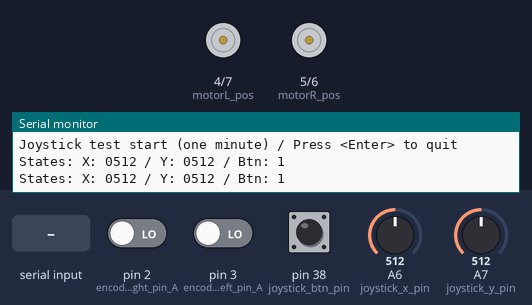
Bench run of a sketch on a simulated Arduino Mega 2560, built with avr-gcc and run on an emulated ATmega2560. Parts: motor-driver pin pairs drawn as motors (green arrow = first pin HIGH = forward, orange = second pin HIGH = backward, longer = more drive), the last lines printed to the serial monitor. The test bench sets the inputs (shaded band); at power-on: pin 2 (encoder_right_pin_A) LOW, pin 3 (encoder_left_pin_A) LOW, pin 38 (joystick_btn_pin) HIGH, A6 (joystick_x_pin) = 512, A7 (joystick_y_pin) = 512.

Above: at 1.2 s.
1.3 s: "1\n" received over Serial
At 5.1 s:
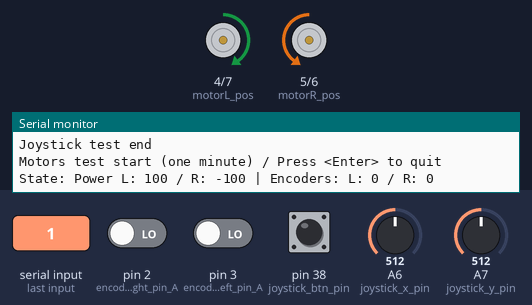
5.4 s: byte 10 ('\n') received over Serial
At 7.4 s:
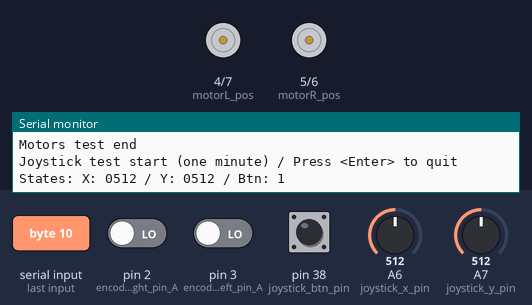
Timing chart, 0 to 8.9 s (numbered marks = the images above; inputs shaded):
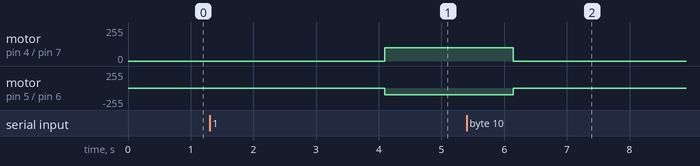

Measured:
- after the input at 1.3 s, motor on pin 4 (motorL_pos) / pin 7 (motorL_neg): stopped → forward 100/255 after 2.8 s; motor on pin 5 (motorR_pos) / pin 6 (motorR_neg): stopped → backward 100/255 after 2.8 s
- after the input at 5.4 s, motor on pin 4 (motorL_pos) / pin 7 (motorL_neg): forward 100/255 → stopped after 0.74 s; motor on pin 5 (motorR_pos) / pin 6 (motorR_neg): backward 100/255 → stopped after 0.74 s

The sketch:

test.ino
```cpp
#include "test.h"

void setup() {

    test_lcd();
}

void loop() {

    test_joystick();
    delay( 1000 );

    test_motors_encoders();
    delay( 1000 );

    // test_ir_servo();
    // delay(1000);
}

/*****************/
/*** TEST ZONE ***/
/*****************/

/* Just render strings */
void test_lcd ( void )
{
    int LCD_contrast_pin = 8;
    // RS, E, DB4, DB5, DB6, DB7
    LiquidCrystal lcd(22, 23, 24, 25, 26, 27);

    analogWrite(LCD_contrast_pin, 127);
    lcd.begin(16, 2);
    // Digits in the end of string - to fill view canvas completely
    lcd.print("First String 123");
    lcd.setCursor(0, 1);
    lcd.print("Second String 12");
}


/* One minute test with Serial output */
void test_joystick ( void )
{
    int joystick_x_pin = A6;
    int joystick_y_pin = A7;
    int joystick_btn_pin = 38;

    pinMode( joystick_x_pin, INPUT );
    pinMode( joystick_y_pin, INPUT );
    pinMode( joystick_btn_pin, INPUT_PULLUP );

    char buffer[64];

    Serial.begin( 9600 );
    Serial.write( "Joystick test start (one minute) / Press <Enter> to quit\n" );

    for ( int i = 0; i < 60; i++ )
    {
        int joy_btn_state = digitalRead( joystick_btn_pin );
        int joy_x_state = analogRead( joystick_x_pin );
        int joy_y_state = analogRead( joystick_y_pin );

        sprintf( buffer, "States: X: %04d / Y: %04d / Btn: %01d\n", joy_x_state, joy_y_state, joy_btn_state );
        Serial.write( buffer );

        delay( 1000 );

        if ( Serial.available() )
        {
            if ( Serial.read() == '\n' )
            {
                Serial.write( "User test interrupt\n" );
                break;
            }
        }
    }

    Serial.write( "Joystick test end\n" );
}

void test_ir_servo ( void )
{
    int IR_servo_pin = 34;

    Servo servo;
    servo.attach( IR_servo_pin );

    char buffer[64];

    Serial.begin( 9600 );
    Serial.write( "IR servo test start (one minute) / Press <Enter> to quit\n" );

    for ( int i = 0; i < 60; i++ )
    {
        // y = 180 - abs( 6*x-180 ) - linear equation of triangle
        int current_angle = 180 - abs(6 * i - 180);

        servo.write( current_angle );

        sprintf( buffer, "State: Angle: %d\n", current_angle );
        Serial.write( buffer );

        delay( 1000 );

        if ( Serial.available() )
        {
            if ( Serial.read() == '\n' )
            {
                Serial.write( "User test interrupt\n" );
                break;
            }
        }
    }

    Serial.write( "IR servo test end\n" );
}

int motorR_pos = 5;
int motorR_neg = 6;
int motorL_pos = 4;
int motorL_neg = 7;

int encoder_right_pin_A = 2;
int encoder_right_pin_B = 19;
int encoder_left_pin_A  = 3;
int encoder_left_pin_B  = 18;

/* Power = [0; 255] */
static void motor_left_power ( int power )
{
    if ( power > 0 )
    {
        digitalWrite( motorL_neg, LOW );
        analogWrite( motorL_pos, power );
    }
    else if ( power < 0 )
    {
        digitalWrite( motorL_pos, LOW );
        analogWrite( motorL_neg, -power );
    }
    else
    {
        digitalWrite( motorL_pos, LOW );
        digitalWrite( motorL_neg, LOW );
    }
}

/* Power = [0; 255] */
static void motor_right_power ( int power )
{
    if ( power > 0 )
    {
        digitalWrite( motorR_neg, LOW );
        analogWrite( motorR_pos, power );
    }
    else if ( power < 0 )
    {
        digitalWrite( motorR_pos, LOW );
        analogWrite( motorR_neg, -power );
    }
    else
    {
        digitalWrite( motorR_pos, LOW );
        digitalWrite( motorR_neg, LOW );
    }
}

volatile long encoder_turnage_left  = 0;

static void encoder_sensor_left() {
    if ( digitalRead( encoder_left_pin_B ) == HIGH )
        encoder_turnage_left--;
    else
        encoder_turnage_left++;
}

volatile long encoder_turnage_right = 0;

static void encoder_sensor_right() {
    if ( digitalRead( encoder_right_pin_B ) == HIGH )
        encoder_turnage_right--;
    else
        encoder_turnage_right++;
}

void test_motors_encoders ( void )
{
    pinMode( motorR_pos, OUTPUT );
    pinMode( motorR_neg, OUTPUT );
    pinMode( motorL_pos, OUTPUT );
    pinMode( motorL_neg, OUTPUT );

    pinMode( encoder_left_pin_A,  INPUT );
    pinMode( encoder_right_pin_A, INPUT );
    pinMode( encoder_left_pin_B,  INPUT );
    pinMode( encoder_right_pin_B, INPUT );

    attachInterrupt( 1,  encoder_sensor_left, RISING );
    attachInterrupt( 0,  encoder_sensor_right, RISING );

    int r_motor_power = 0;
    int l_motor_power = 0;

    char buffer[64];

    Serial.begin( 9600 );
    Serial.write( "Motors test start (one minute) / Press <Enter> to quit\n" );

    for ( int i = 0; i < 60; i++ )
    {
        if ( i < 10 )
        {
            l_motor_power = 100;
            r_motor_power = -100;
        }
        else if ( i < 20 )
        {
            l_motor_power = -100;
            r_motor_power = 100;
        }
        else
        {
            break;
        }

        motor_left_power( l_motor_power );
        motor_right_power( r_motor_power );

        sprintf( buffer, "State: Power L: %d / R: %d | Encoders: L: %d / R: %d\n",
                                l_motor_power, r_motor_power,
                                encoder_turnage_left, encoder_turnage_right );
        Serial.write( buffer );

        delay( 1000 );

        if ( Serial.available() )
        {
            if ( Serial.read() == '\n' )
            {
                Serial.write( "User test interrupt\n" );
                break;
            }
        }
    }

    motor_left_power( 0 );
    motor_right_power( 0 );

    Serial.write( "Motors test end\n" );
}
```

test.h
```cpp
#include <stdint.h>

#include <LiquidCrystal.h>
#include <Servo.h>

#ifndef TEST_H_
#define TEST_H_

// Test Protos
void test_lcd ( void );
void test_joystick ( void );
void test_ir_servo ( void );
void test_motors ( void );

#endif // TEST_H_
```
